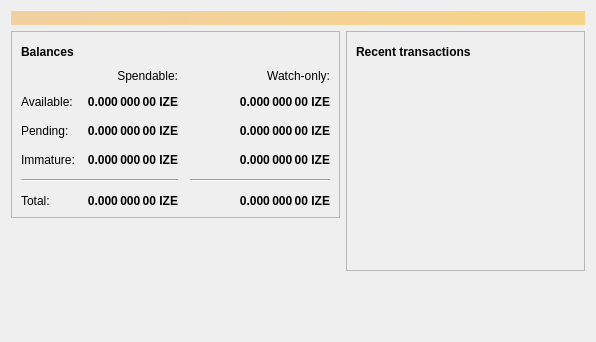
<?xml version="1.0" encoding="UTF-8"?>
<ui version="4.0">
 <class>OverviewPage</class>
 <widget class="QWidget" name="OverviewPage">
  <property name="geometry">
   <rect>
    <x>0</x>
    <y>0</y>
    <width>596</width>
    <height>342</height>
   </rect>
  </property>
  <property name="windowTitle">
   <string>Form</string>
  </property>
  <layout class="QVBoxLayout" name="topLayout">
   <item>
    <widget class="QLabel" name="labelAlerts">
     <property name="visible">
      <bool>false</bool>
     </property>
     <property name="styleSheet">
      <string notr="true">QLabel { background-color: qlineargradient(x1: 0, y1: 0, x2: 1, y2: 0, stop:0 #F0D0A0, stop:1 #F8D488); color:#000000; }</string>
     </property>
     <property name="wordWrap">
      <bool>true</bool>
     </property>
     <property name="margin">
      <number>3</number>
     </property>
     <property name="textInteractionFlags">
      <set>Qt::TextSelectableByMouse</set>
     </property>
    </widget>
   </item>
   <item>
    <layout class="QHBoxLayout" name="horizontalLayout" stretch="1,1">
     <item>
      <layout class="QVBoxLayout" name="verticalLayout_2">
       <item>
        <widget class="QFrame" name="frame">
         <property name="frameShape">
          <enum>QFrame::StyledPanel</enum>
         </property>
         <property name="frameShadow">
          <enum>QFrame::Raised</enum>
         </property>
         <layout class="QVBoxLayout" name="verticalLayout_4">
          <item>
           <layout class="QHBoxLayout" name="horizontalLayout_4">
            <item>
             <widget class="QLabel" name="label_5">
              <property name="font">
               <font>
                <weight>75</weight>
                <bold>true</bold>
               </font>
              </property>
              <property name="text">
               <string>Balances</string>
              </property>
             </widget>
            </item>
            <item>
             <widget class="QPushButton" name="labelWalletStatus">
              <property name="enabled">
               <bool>true</bool>
              </property>
              <property name="maximumSize">
               <size>
                <width>30</width>
                <height>16777215</height>
               </size>
              </property>
              <property name="toolTip">
               <string>The displayed information may be out of date. Your wallet automatically synchronizes with the Hypothesize network after a connection is established, but this process has not completed yet.</string>
              </property>
              <property name="text">
               <string/>
              </property>
              <property name="icon">
               <iconset resource="../bitcoin.qrc">
                <normaloff>:/icons/warning</normaloff>
                <disabledoff>:/icons/warning</disabledoff>:/icons/warning</iconset>
              </property>
              <property name="iconSize">
               <size>
                <width>24</width>
                <height>24</height>
               </size>
              </property>
              <property name="flat">
               <bool>true</bool>
              </property>
             </widget>
            </item>
            <item>
             <spacer name="horizontalSpacer_3">
              <property name="orientation">
               <enum>Qt::Horizontal</enum>
              </property>
              <property name="sizeHint" stdset="0">
               <size>
                <width>40</width>
                <height>20</height>
               </size>
              </property>
             </spacer>
            </item>
           </layout>
          </item>
          <item>
           <layout class="QGridLayout" name="gridLayout">
            <property name="spacing">
             <number>12</number>
            </property>
            <item row="2" column="2">
             <widget class="QLabel" name="labelWatchPending">
              <property name="font">
               <font>
                <weight>75</weight>
                <bold>true</bold>
               </font>
              </property>
              <property name="cursor">
               <cursorShape>IBeamCursor</cursorShape>
              </property>
              <property name="toolTip">
               <string>Unconfirmed transactions to watch-only addresses</string>
              </property>
              <property name="text">
               <string notr="true">0.000 000 00 IZE</string>
              </property>
              <property name="alignment">
               <set>Qt::AlignRight|Qt::AlignTrailing|Qt::AlignVCenter</set>
              </property>
              <property name="textInteractionFlags">
               <set>Qt::LinksAccessibleByMouse|Qt::TextSelectableByKeyboard|Qt::TextSelectableByMouse</set>
              </property>
             </widget>
            </item>
            <item row="2" column="1">
             <widget class="QLabel" name="labelUnconfirmed">
              <property name="font">
               <font>
                <weight>75</weight>
                <bold>true</bold>
               </font>
              </property>
              <property name="cursor">
               <cursorShape>IBeamCursor</cursorShape>
              </property>
              <property name="toolTip">
               <string>Total of transactions that have yet to be confirmed, and do not yet count toward the spendable balance</string>
              </property>
              <property name="text">
               <string notr="true">0.000 000 00 IZE</string>
              </property>
              <property name="alignment">
               <set>Qt::AlignRight|Qt::AlignTrailing|Qt::AlignVCenter</set>
              </property>
              <property name="textInteractionFlags">
               <set>Qt::LinksAccessibleByMouse|Qt::TextSelectableByKeyboard|Qt::TextSelectableByMouse</set>
              </property>
             </widget>
            </item>
            <item row="3" column="2">
             <widget class="QLabel" name="labelWatchImmature">
              <property name="font">
               <font>
                <weight>75</weight>
                <bold>true</bold>
               </font>
              </property>
              <property name="cursor">
               <cursorShape>IBeamCursor</cursorShape>
              </property>
              <property name="toolTip">
               <string>Mined balance in watch-only addresses that has not yet matured</string>
              </property>
              <property name="text">
               <string notr="true">0.000 000 00 IZE</string>
              </property>
              <property name="alignment">
               <set>Qt::AlignRight|Qt::AlignTrailing|Qt::AlignVCenter</set>
              </property>
              <property name="textInteractionFlags">
               <set>Qt::LinksAccessibleByMouse|Qt::TextSelectableByKeyboard|Qt::TextSelectableByMouse</set>
              </property>
             </widget>
            </item>
            <item row="4" column="0" colspan="2">
             <widget class="Line" name="line">
              <property name="orientation">
               <enum>Qt::Horizontal</enum>
              </property>
             </widget>
            </item>
            <item row="4" column="2">
             <widget class="Line" name="lineWatchBalance">
              <property name="sizePolicy">
               <sizepolicy hsizetype="Preferred" vsizetype="Fixed">
                <horstretch>0</horstretch>
                <verstretch>0</verstretch>
               </sizepolicy>
              </property>
              <property name="minimumSize">
               <size>
                <width>140</width>
                <height>0</height>
               </size>
              </property>
              <property name="orientation">
               <enum>Qt::Horizontal</enum>
              </property>
             </widget>
            </item>
            <item row="5" column="0">
             <widget class="QLabel" name="labelTotalText">
              <property name="text">
               <string>Total:</string>
              </property>
             </widget>
            </item>
            <item row="3" column="1">
             <widget class="QLabel" name="labelImmature">
              <property name="font">
               <font>
                <weight>75</weight>
                <bold>true</bold>
               </font>
              </property>
              <property name="cursor">
               <cursorShape>IBeamCursor</cursorShape>
              </property>
              <property name="toolTip">
               <string>Mined balance that has not yet matured</string>
              </property>
              <property name="text">
               <string notr="true">0.000 000 00 IZE</string>
              </property>
              <property name="alignment">
               <set>Qt::AlignRight|Qt::AlignTrailing|Qt::AlignVCenter</set>
              </property>
              <property name="textInteractionFlags">
               <set>Qt::LinksAccessibleByMouse|Qt::TextSelectableByKeyboard|Qt::TextSelectableByMouse</set>
              </property>
             </widget>
            </item>
            <item row="2" column="3">
             <spacer name="horizontalSpacer_2">
              <property name="orientation">
               <enum>Qt::Horizontal</enum>
              </property>
              <property name="sizeHint" stdset="0">
               <size>
                <width>40</width>
                <height>20</height>
               </size>
              </property>
             </spacer>
            </item>
            <item row="3" column="0">
             <widget class="QLabel" name="labelImmatureText">
              <property name="text">
               <string>Immature:</string>
              </property>
             </widget>
            </item>
            <item row="5" column="1">
             <widget class="QLabel" name="labelTotal">
              <property name="font">
               <font>
                <weight>75</weight>
                <bold>true</bold>
               </font>
              </property>
              <property name="cursor">
               <cursorShape>IBeamCursor</cursorShape>
              </property>
              <property name="toolTip">
               <string>Your current total balance</string>
              </property>
              <property name="text">
               <string notr="true">0.000 000 00 IZE</string>
              </property>
              <property name="alignment">
               <set>Qt::AlignRight|Qt::AlignTrailing|Qt::AlignVCenter</set>
              </property>
              <property name="textInteractionFlags">
               <set>Qt::LinksAccessibleByMouse|Qt::TextSelectableByKeyboard|Qt::TextSelectableByMouse</set>
              </property>
             </widget>
            </item>
            <item row="5" column="2">
             <widget class="QLabel" name="labelWatchTotal">
              <property name="font">
               <font>
                <weight>75</weight>
                <bold>true</bold>
               </font>
              </property>
              <property name="cursor">
               <cursorShape>IBeamCursor</cursorShape>
              </property>
              <property name="toolTip">
               <string>Current total balance in watch-only addresses</string>
              </property>
              <property name="text">
               <string notr="true">0.000 000 00 IZE</string>
              </property>
              <property name="alignment">
               <set>Qt::AlignRight|Qt::AlignTrailing|Qt::AlignVCenter</set>
              </property>
              <property name="textInteractionFlags">
               <set>Qt::LinksAccessibleByMouse|Qt::TextSelectableByKeyboard|Qt::TextSelectableByMouse</set>
              </property>
             </widget>
            </item>
            <item row="0" column="2">
             <widget class="QLabel" name="labelWatchonly">
              <property name="text">
               <string>Watch-only:</string>
              </property>
              <property name="alignment">
               <set>Qt::AlignRight|Qt::AlignTrailing|Qt::AlignVCenter</set>
              </property>
             </widget>
            </item>
            <item row="1" column="0">
             <widget class="QLabel" name="labelBalanceText">
              <property name="text">
               <string>Available:</string>
              </property>
             </widget>
            </item>
            <item row="1" column="1">
             <widget class="QLabel" name="labelBalance">
              <property name="font">
               <font>
                <weight>75</weight>
                <bold>true</bold>
               </font>
              </property>
              <property name="cursor">
               <cursorShape>IBeamCursor</cursorShape>
              </property>
              <property name="toolTip">
               <string>Your current spendable balance</string>
              </property>
              <property name="text">
               <string notr="true">0.000 000 00 IZE</string>
              </property>
              <property name="alignment">
               <set>Qt::AlignRight|Qt::AlignTrailing|Qt::AlignVCenter</set>
              </property>
              <property name="textInteractionFlags">
               <set>Qt::LinksAccessibleByMouse|Qt::TextSelectableByKeyboard|Qt::TextSelectableByMouse</set>
              </property>
             </widget>
            </item>
            <item row="1" column="2">
             <widget class="QLabel" name="labelWatchAvailable">
              <property name="font">
               <font>
                <weight>75</weight>
                <bold>true</bold>
               </font>
              </property>
              <property name="cursor">
               <cursorShape>IBeamCursor</cursorShape>
              </property>
              <property name="toolTip">
               <string>Your current balance in watch-only addresses</string>
              </property>
              <property name="text">
               <string notr="true">0.000 000 00 IZE</string>
              </property>
              <property name="alignment">
               <set>Qt::AlignRight|Qt::AlignTrailing|Qt::AlignVCenter</set>
              </property>
              <property name="textInteractionFlags">
               <set>Qt::LinksAccessibleByMouse|Qt::TextSelectableByKeyboard|Qt::TextSelectableByMouse</set>
              </property>
             </widget>
            </item>
            <item row="2" column="0">
             <widget class="QLabel" name="labelPendingText">
              <property name="text">
               <string>Pending:</string>
              </property>
             </widget>
            </item>
            <item row="0" column="1">
             <widget class="QLabel" name="labelSpendable">
              <property name="text">
               <string>Spendable:</string>
              </property>
              <property name="alignment">
               <set>Qt::AlignRight|Qt::AlignTrailing|Qt::AlignVCenter</set>
              </property>
             </widget>
            </item>
           </layout>
          </item>
         </layout>
        </widget>
       </item>
       <item>
        <spacer name="verticalSpacer">
         <property name="orientation">
          <enum>Qt::Vertical</enum>
         </property>
         <property name="sizeHint" stdset="0">
          <size>
           <width>20</width>
           <height>40</height>
          </size>
         </property>
        </spacer>
       </item>
      </layout>
     </item>
     <item>
      <layout class="QVBoxLayout" name="verticalLayout_3">
       <item>
        <widget class="QFrame" name="frame_2">
         <property name="frameShape">
          <enum>QFrame::StyledPanel</enum>
         </property>
         <property name="frameShadow">
          <enum>QFrame::Raised</enum>
         </property>
         <layout class="QVBoxLayout" name="verticalLayout">
          <item>
           <layout class="QHBoxLayout" name="horizontalLayout_2">
            <item>
             <widget class="QLabel" name="label_4">
              <property name="font">
               <font>
                <weight>75</weight>
                <bold>true</bold>
               </font>
              </property>
              <property name="text">
               <string>Recent transactions</string>
              </property>
             </widget>
            </item>
            <item>
             <widget class="QPushButton" name="labelTransactionsStatus">
              <property name="enabled">
               <bool>true</bool>
              </property>
              <property name="maximumSize">
               <size>
                <width>30</width>
                <height>16777215</height>
               </size>
              </property>
              <property name="toolTip">
               <string>The displayed information may be out of date. Your wallet automatically synchronizes with the Hypothesize network after a connection is established, but this process has not completed yet.</string>
              </property>
              <property name="text">
               <string/>
              </property>
              <property name="icon">
               <iconset resource="../bitcoin.qrc">
                <normaloff>:/icons/warning</normaloff>
                <disabledoff>:/icons/warning</disabledoff>:/icons/warning</iconset>
              </property>
              <property name="iconSize">
               <size>
                <width>24</width>
                <height>24</height>
               </size>
              </property>
              <property name="flat">
               <bool>true</bool>
              </property>
             </widget>
            </item>
            <item>
             <spacer name="horizontalSpacer">
              <property name="orientation">
               <enum>Qt::Horizontal</enum>
              </property>
              <property name="sizeHint" stdset="0">
               <size>
                <width>40</width>
                <height>20</height>
               </size>
              </property>
             </spacer>
            </item>
           </layout>
          </item>
          <item>
           <widget class="QListView" name="listTransactions">
            <property name="styleSheet">
             <string notr="true">QListView { background: transparent; }</string>
            </property>
            <property name="frameShape">
             <enum>QFrame::NoFrame</enum>
            </property>
            <property name="verticalScrollBarPolicy">
             <enum>Qt::ScrollBarAlwaysOff</enum>
            </property>
            <property name="horizontalScrollBarPolicy">
             <enum>Qt::ScrollBarAlwaysOff</enum>
            </property>
            <property name="selectionMode">
             <enum>QAbstractItemView::NoSelection</enum>
            </property>
           </widget>
          </item>
         </layout>
        </widget>
       </item>
       <item>
        <spacer name="verticalSpacer_2">
         <property name="orientation">
          <enum>Qt::Vertical</enum>
         </property>
         <property name="sizeHint" stdset="0">
          <size>
           <width>20</width>
           <height>40</height>
          </size>
         </property>
        </spacer>
       </item>
      </layout>
     </item>
    </layout>
   </item>
  </layout>
 </widget>
 <resources/>
 <connections/>
</ui>
